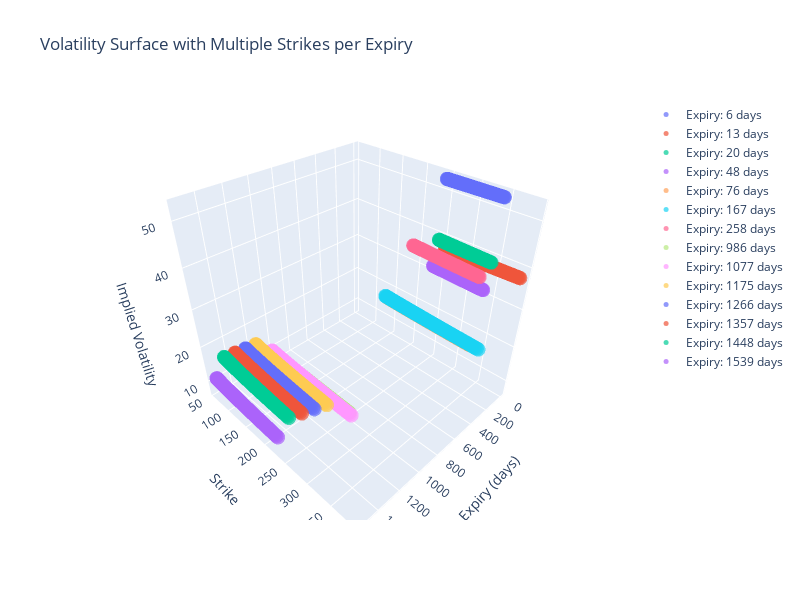

The notebook cell this image was saved under:
### Code cell
def plot_vol_surface_plotly_lines(calibrated_params, data):
    fig = go.Figure()

    for expiry, params in calibrated_params.items():
        T = expiry / 365
        group = data[data['days_until_expiring'] == expiry]
        F = group['underlying_price'].iloc[0] * np.exp(0.1 * T)
        x = np.linspace(np.log(group['strike'].min() / F),
                        np.log(group['strike'].max() / F), 100)

        k = np.mean(group['strike']) * np.exp(x)
        var = svi(params, x)
        vol = np.sqrt(var)
        expiry_array = np.full_like(k, expiry)

        fig.add_trace(go.Scatter3d(
            x=expiry_array,
            y=k,
            z=vol,
            mode='markers',
            marker=dict(size=5, opacity=0.7),
            name=f'Expiry: {expiry} days'
        ))

    fig.update_layout(
        scene=dict(
            xaxis_title='Expiry (days)',
            yaxis_title='Strike',
            zaxis_title='Implied Volatility',
        ),
        title='Volatility Surface with Multiple Strikes per Expiry',
        width=800,
        height=600
    )

    fig.show()

plot_vol_surface_plotly_lines(calibrated_params, option_data_df)
